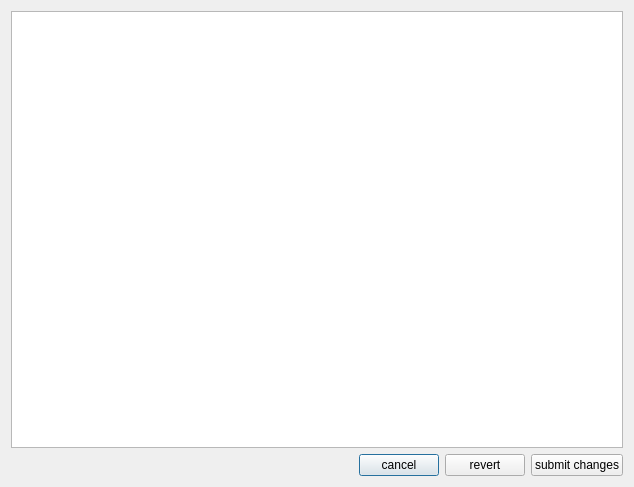
<?xml version="1.0" encoding="UTF-8"?>
<ui version="4.0">
 <class>ItemViewer</class>
 <widget class="QDialog" name="ItemViewer">
  <property name="geometry">
   <rect>
    <x>0</x>
    <y>0</y>
    <width>634</width>
    <height>487</height>
   </rect>
  </property>
  <property name="windowTitle">
   <string>Dialog</string>
  </property>
  <layout class="QHBoxLayout" name="horizontalLayout_2">
   <item>
    <layout class="QVBoxLayout" name="verticalLayout">
     <item>
      <widget class="QTableView" name="tableView"/>
     </item>
     <item>
      <layout class="QHBoxLayout" name="horizontalLayout">
       <item>
        <spacer name="horizontalSpacer">
         <property name="orientation">
          <enum>Qt::Horizontal</enum>
         </property>
         <property name="sizeHint" stdset="0">
          <size>
           <width>40</width>
           <height>20</height>
          </size>
         </property>
        </spacer>
       </item>
       <item>
        <widget class="QPushButton" name="cancelButton">
         <property name="text">
          <string>cancel</string>
         </property>
        </widget>
       </item>
       <item>
        <widget class="QPushButton" name="revertButton">
         <property name="text">
          <string>revert</string>
         </property>
        </widget>
       </item>
       <item>
        <widget class="QPushButton" name="submitButton">
         <property name="text">
          <string>submit changes</string>
         </property>
        </widget>
       </item>
      </layout>
     </item>
    </layout>
   </item>
  </layout>
 </widget>
 <resources/>
 <connections/>
</ui>
